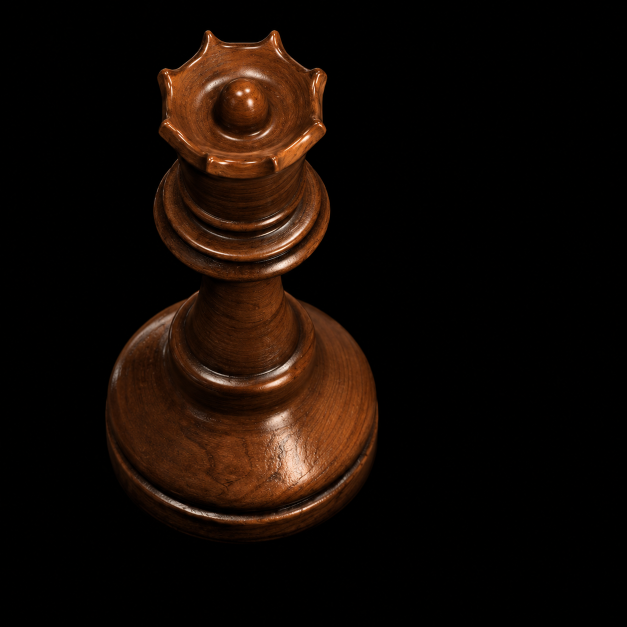
#> input picture assets/queen/reference.png, 1254 x 1254 px, found by its file name (shown at 1/2 size)
$ python measure_finial_glints.py
#> lines starting #> are read from the running program, lines starting #| are printed output that depends on the picture
"""Measure three reference highlight cores without modifying the reference."""
from pathlib import Path
import argparse,hashlib,json
import numpy as np
from PIL import Image,ImageDraw
ROOT=Path(__file__).resolve().parents[2]
p=argparse.ArgumentParser();p.add_argument('--out',default='build/queen-mission/finial-targets-016');args=p.parse_args()
path=ROOT/'assets/queen/reference.png';im=Image.open(path).convert('RGB');a=np.asarray(im,dtype=float)/255
#> further down, im is the input picture: PIL image 1254x1254 RGB; mean R, G, B 19.3, 10, 4.7
windows={'left':[466,168,487,191],'top':[487,162,507,186],'right':[487,193,512,217]}
targets=[]
for name,(x1,y1,x2,y2) in windows.items():
    intensity=a[y1:y2,x1:x2].min(2);weight=np.maximum(intensity-.5,0)**2;yy,xx=np.indices(weight.shape);assert weight.sum()>0
    x=float((weight*xx).sum()/weight.sum()+x1);y=float((weight*yy).sum()/weight.sum()+y1)
    targets.append({'name':'Display fitted finial-'+name+'-spot','pixel':[x,y],'window':[x1,y1,x2,y2],'peak_min_rgb':float(intensity.max())})
#> this loop made 3 passes
#> (x, y) on passes 1 to 3: (478.5, 186.4), (494.7, 180.8), (500, 204.2)
#> pass 1, `intensity = a[y1:y2, x1:x2].min(2)`:
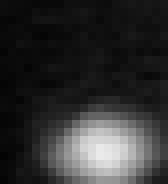
#> intensity: shape (23, 21) float64 (shown 8 times larger); min 0.0118, max 0.918, mean 0.189
#> pass 1, `weight = np.maximum(intensity - 0.5, 0) ** 2`:
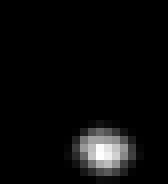
#> weight: shape (23, 21) float64 (shown 8 times larger); min 0, max 0.174, mean 0.00717; drawn with min black and max white
#> pass 2, `intensity = a[y1:y2, x1:x2].min(2)`:
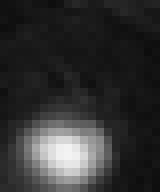
#> intensity: shape (24, 20) float64 (shown 8 times larger); min 0.051, max 0.953, mean 0.195
#> pass 2, `weight = np.maximum(intensity - 0.5, 0) ** 2`:
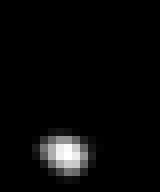
#> weight: shape (24, 20) float64 (shown 8 times larger); min 0, max 0.205, mean 0.00709; drawn with min black and max white
#> after the loop:
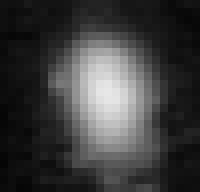
#> intensity: shape (24, 25) float64 (shown 8 times larger); min 0.0196, max 0.906, mean 0.24
#> after the loop, targets = 3 items
out=ROOT/args.out;out.mkdir(exist_ok=True,parents=True)
(out/'targets.json').write_text(json.dumps({'reference':path.relative_to(ROOT).as_posix(),'reference_sha256':hashlib.sha256(path.read_bytes()).hexdigest(),'method':'Minimum RGB core weighted by max(minRGB - 0.50, 0)^2 within isolated glint windows.','targets':targets},indent=2)+'\n')
crop=im.crop((410,140,550,280)).resize((560,560));d=ImageDraw.Draw(crop)
#> after `crop = im.crop((410, 140, 550, 280)).resize((560, 560))`:
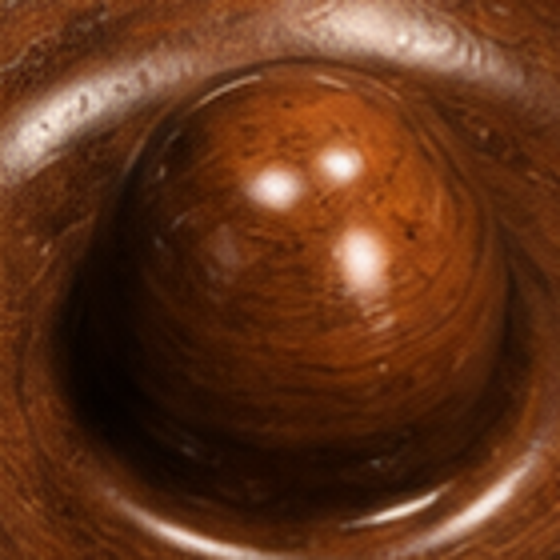
#> crop: PIL image 560x560 RGB; mean R, G, B 100.2, 53.6, 27.3
for t in targets:
    x=(t['pixel'][0]-410)*4;y=(t['pixel'][1]-140)*4;d.ellipse((x-18,y-18,x+18,y+18),outline='cyan',width=2);d.text((x+21,y),t['name'].split('-')[-2],fill='cyan')
#> this loop made 3 passes
#> (x, y) on passes 1 to 3: (274.1, 185.8), (338.9, 163.2), (359.8, 256.9)
crop.save(out/'measured-glints.png');print(json.dumps(targets),flush=True)
#> after `crop.save(out / 'measured-glints.png')`:
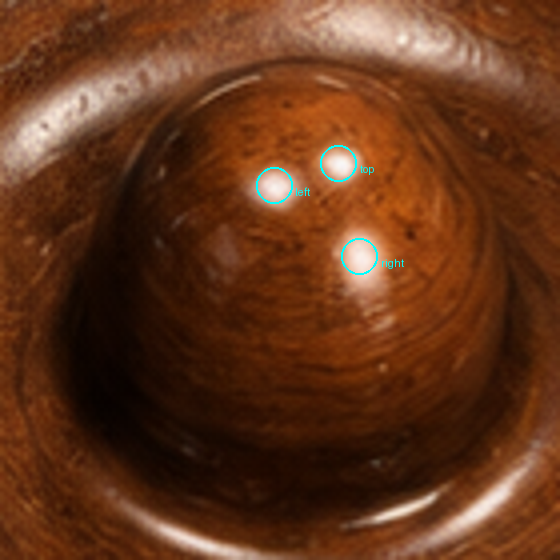
#> saved as measured-glints.png: PIL image 560x560 RGB; mean R, G, B 99.7, 53.8, 27.6
#> (printed output is left out)
